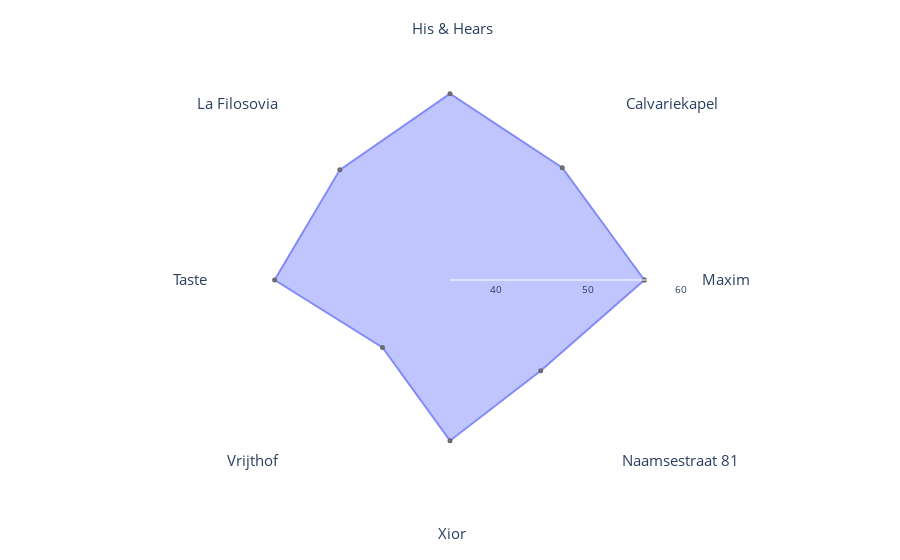

The notebook cell this image was saved under:
### Code cell
# Create a new DataFrame with the first row duplicated(so that the line connecting the last and first point isn't thinner than the other ones)
first_row = data_hour_23_sorted.iloc[[0]]
data_hour_23_sorted_closed = pd.concat([data_hour_23_sorted, first_row], ignore_index=True)


fig = go.Figure()

fig.add_trace(go.Scatterpolar(
    r=data_hour_23_sorted_closed['lamax'],  # Use maximal noise
    theta=data_hour_23_sorted_closed['description'],
    fill='toself',
    name='23h',
    opacity=0.8,
    marker_line_width=2,
    marker_size=3,
    hoverlabel=dict(namelength=0),
    hovertemplate='Maximal noise: %{r:.2f} dB(A)' 
))

fig.update_layout(
    margin=dict(l=0, r=0, t=40, b=40),
    polar=dict(
        radialaxis=dict(
            visible=True,
            range=[35, 61],
            tickmode='array',
            tickvals=[35, 40, 45, 50, 55, 60],
            ticktext=['', '40', '', '50', '', '60'],
            gridcolor='lightgrey',
            gridwidth=0.01,
            tickfont=dict(size=10)
        ),
        angularaxis=dict(
            tickfont=dict(size=15),
            gridcolor='lightgrey',
            gridwidth=0.01
        ),
        bgcolor='white'
    ),
    plot_bgcolor='white'
)

fig.show()

### Figure 1 — Plotly figure (JSON) as saved in the notebook; plotly's stock layout.template omitted (floating-point values rounded to 4 significant figures)
{"data": [{"fill": "toself", "hoverlabel": {"namelength": 0}, "hovertemplate": "Maximal noise: %{r:.2f} dB(A)", "marker": {"line": {"width": 2}, "size": 3}, "name": "23h", "opacity": 0.8, "r": [56.05, 52.2, 55.19, 51.88, 54.0, 45.34, 52.41, 48.9, 56.05], "theta": ["  Maxim", " Calvariekapel ", " His & Hears", " La Filosovia", " Taste", " Vrijthof", " Xior", "Naamsestraat 81", "  Maxim"], "type": "scatterpolar"}], "layout": {"margin": {"b": 40, "l": 0, "r": 0, "t": 40}, "plot_bgcolor": "white", "polar": {"angularaxis": {"gridcolor": "lightgrey", "gridwidth": 0.01, "tickfont": {"size": 15}}, "bgcolor": "white", "radialaxis": {"gridcolor": "lightgrey", "gridwidth": 0.01, "range": [35, 61], "tickfont": {"size": 10}, "tickmode": "array", "ticktext": ["", "40", "", "50", "", "60"], "tickvals": [35, 40, 45, 50, 55, 60], "visible": true}}}}
